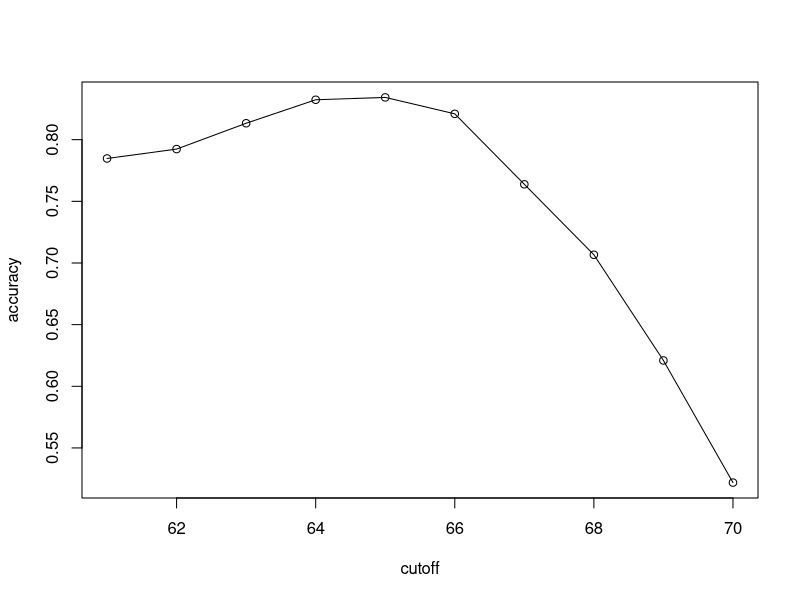

Reproduce this figure in R.
library(dslabs)
library(caret)
library(dplyr) #ci fa usare %>%
library(purrr) #serve per la funzione map_dbl
x <- heights$height
y <- heights$sex
set.seed(2)
test_index <- createDataPartition(y, times = 1, p = 0.5, list = FALSE)
head(test_index)
test_set <- heights[test_index, ]

# la riga seguente fa il complemento a uno dell'altra meta dei casi p=.5

train_set <- heights[-test_index, ]
dim(test_set)[1]
dim(train_set)[1]

#We will now develop an algorithm using only the training set. 
#Once we are done developing the algorithm, we will freeze it and evaluate it using the test set.
#The simplest way to evaluate the algorithm when the outcomes are categorical is by simply 
#reporting the proportion of cases that were correctly predicted in the test set. This metric 
#is usually referred to as overall accuracy.

#algorittimo a tirare a indovinare

y_hat <- sample(c("Male", "Female"), length(test_index), replace = TRUE)

# ha estratto in totale 525 tra Male e Female (abbiamo tirato a indovinare il sesso)
# in ML le categorie devo essere fattori cosi trasformiamo la Y in FATTORE

y_hat <- sample(c("Male", "Female"), length(test_index), replace = TRUE) %>% factor(levels = levels(test_set$sex))
class(y_hat)

mean(y_hat == test_set$sex) #proportion che ci dice quanti del test_set$sex corrisponde alle Y_hat)

# Proportion bassa?!!
# Facciamo un p? di exploratory data

heights %>% group_by(sex) %>% summarize(mean(height), sd(height), n())

#siccome la media dei maschi ? 69,3 ci tolgo 2*sd e viene 62,08 quindi l'accuracy sale a:

y_hat <- ifelse(x > 62, "Male", "Female") %>% factor(levels = levels(test_set$sex))
mean(y_hat == test_set$sex)

#it is important that we optimize the cutoff using only the training set: the test set is only
#for evaluation.

cutoff <- seq(61, 70)
accuracy <- map_dbl(cutoff, function(x){
  y_hat <- ifelse(train_set$height > x, "Male", "Female") %>% 
    factor(levels = levels(test_set$sex))
  mean(y_hat == train_set$sex)
})

plot(cutoff, accuracy)
lines(cutoff, accuracy)

max(accuracy)

best_cutoff <- cutoff[which.max(accuracy)]
best_cutoff

#Now we can now test this cutoff on our test set to make sure our accuracy is not overly optimistic

y_hat <- ifelse(test_set$height > best_cutoff, "Male", "Female") %>% factor(levels = levels(test_set$sex))
#y_hat <- factor(y_hat)
mean(y_hat == test_set$sex)

#Confusion Matrix 
table(predicted = y_hat, actual = test_set$sex)

#ci sono troppe femmine che sono state riconosciute maschi...
# questo per l'elevato numero di maschi nei dati originari

prev <- mean(y == "Male")
prev

# This can actually be a big problem in machine learning. If your training 
# data is biased in some way, you are likely to develop algorithms that are 
# biased as well. There are several metrics that we can use to evaluate an 
# algorithm in a way that prevalence does not cloud our assessment, and these 
# can all be derived from the confusion matrix. A general improvement to using
# overall accuracy is to study SENSITIVITY and SPECIFICITY separately.
